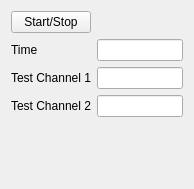
<?xml version="1.0" encoding="UTF-8"?>
<ui version="4.0">
 <class>testForm</class>
 <widget class="QWidget" name="testForm">
  <property name="geometry">
   <rect>
    <x>0</x>
    <y>0</y>
    <width>194</width>
    <height>189</height>
   </rect>
  </property>
  <property name="windowTitle">
   <string>Form</string>
  </property>
  <layout class="QVBoxLayout" name="verticalLayout">
   <item>
    <layout class="QHBoxLayout" name="horizontalLayout">
     <item>
      <widget class="QPushButton" name="btStart">
       <property name="text">
        <string>Start/Stop</string>
       </property>
       <property name="icon">
        <iconset>
         <normaloff>player_play.png</normaloff>
         <normalon>player_stop.png</normalon>player_play.png</iconset>
       </property>
       <property name="checkable">
        <bool>true</bool>
       </property>
      </widget>
     </item>
     <item>
      <spacer name="horizontalSpacer">
       <property name="orientation">
        <enum>Qt::Horizontal</enum>
       </property>
       <property name="sizeHint" stdset="0">
        <size>
         <width>40</width>
         <height>20</height>
        </size>
       </property>
      </spacer>
     </item>
    </layout>
   </item>
   <item>
    <layout class="QGridLayout" name="gridLayout">
     <item row="0" column="0">
      <widget class="QLabel" name="label">
       <property name="text">
        <string>Time</string>
       </property>
      </widget>
     </item>
     <item row="0" column="1">
      <widget class="QLineEdit" name="t"/>
     </item>
     <item row="1" column="0">
      <widget class="QLabel" name="label_2">
       <property name="text">
        <string>Test Channel 1</string>
       </property>
      </widget>
     </item>
     <item row="1" column="1">
      <widget class="QLineEdit" name="X1">
       <property name="readOnly">
        <bool>true</bool>
       </property>
      </widget>
     </item>
     <item row="2" column="0">
      <widget class="QLabel" name="label_3">
       <property name="text">
        <string>Test Channel 2</string>
       </property>
      </widget>
     </item>
     <item row="2" column="1">
      <widget class="QLineEdit" name="X2">
       <property name="text">
        <string/>
       </property>
       <property name="readOnly">
        <bool>true</bool>
       </property>
      </widget>
     </item>
    </layout>
   </item>
   <item>
    <spacer name="verticalSpacer">
     <property name="orientation">
      <enum>Qt::Vertical</enum>
     </property>
     <property name="sizeHint" stdset="0">
      <size>
       <width>20</width>
       <height>63</height>
      </size>
     </property>
    </spacer>
   </item>
  </layout>
 </widget>
 <resources/>
 <connections/>
</ui>
